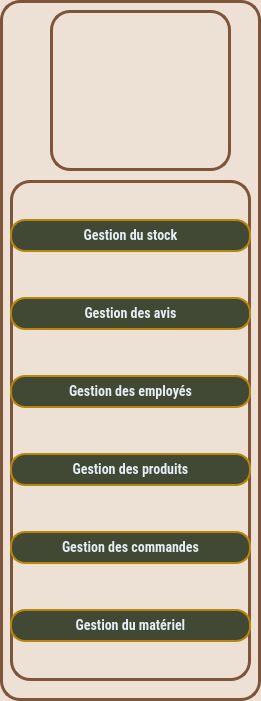
   <widget class="QFrame" name="SideBar">
    <property name="geometry">
     <rect>
      <x>40</x>
      <y>20</y>
      <width>261</width>
      <height>701</height>
     </rect>
    </property>
    <property name="styleSheet">
     <string notr="true">background-color:#EDE0D4;
color:rgb(0,0,0);
border: 3px solid #7F5539;   /* Bleu roi (Royal Blue) */
border-radius: 20px;</string>
    </property>
    <property name="frameShape">
     <enum>QFrame::Shape::StyledPanel</enum>
    </property>
    <property name="frameShadow">
     <enum>QFrame::Shadow::Raised</enum>
    </property>
    <widget class="QWidget" name="verticalWidget" native="true">
     <property name="geometry">
      <rect>
       <x>10</x>
       <y>180</y>
       <width>241</width>
       <height>501</height>
      </rect>
     </property>
     <layout class="QVBoxLayout" name="verticalLayout">
      <item>
       <widget class="QPushButton" name="GestionStock">
        <property name="font">
         <font>
          <family>Roboto Condensed</family>
          <pointsize>-1</pointsize>
          <bold>true</bold>
         </font>
        </property>
        <property name="styleSheet">
         <string notr="true">QPushButton {
    background-color: #414833;   /* Or brillant */
    color: #E5EEF5;
    font-weight: bold;
    font-size: 14px;
    border-radius: 15px;
    padding: 6px 15px;
    font-family: &quot;Roboto Condensed&quot;;
    border: 2px solid #b8860b;   /* Or foncé */
}
QPushButton:hover {
          background-color: #656D4A;
          border: 2px solid #656D4A;
 }
QPushButton::checked {
          background-color: #656D4A;
          border: 2px solid #656D4A;
}</string>
        </property>
        <property name="text">
         <string>Gestion du stock</string>
        </property>
        <property name="checkable">
         <bool>true</bool>
        </property>
        <property name="checked">
         <bool>false</bool>
        </property>
        <property name="autoExclusive">
         <bool>true</bool>
        </property>
       </widget>
      </item>
      <item>
       <widget class="QPushButton" name="GestionReclamations">
        <property name="font">
         <font>
          <family>Roboto Condensed</family>
          <pointsize>-1</pointsize>
          <bold>true</bold>
         </font>
        </property>
        <property name="styleSheet">
         <string notr="true">QPushButton {
    background-color: #414833;   /* Or brillant */
    color: #E5EEF5;
    font-weight: bold;
    font-size: 14px;
    border-radius: 15px;
    padding: 6px 15px;
    font-family: &quot;Roboto Condensed&quot;;
    border: 2px solid #b8860b;   /* Or foncé */
}
QPushButton:hover {
          background-color: #656D4A;
          border: 2px solid #656D4A;
 }
QPushButton::checked {
          background-color: #656D4A;
          border: 2px solid #656D4A;
}</string>
        </property>
        <property name="text">
         <string>Gestion des avis</string>
        </property>
        <property name="checkable">
         <bool>true</bool>
        </property>
        <property name="autoExclusive">
         <bool>true</bool>
        </property>
       </widget>
      </item>
      <item>
       <widget class="QPushButton" name="GestionEmployes">
        <property name="font">
         <font>
          <family>Roboto Condensed</family>
          <pointsize>-1</pointsize>
          <bold>true</bold>
         </font>
        </property>
        <property name="styleSheet">
         <string notr="true">QPushButton {
    background-color: #414833;   /* Or brillant */
    color: #E5EEF5;
    font-weight: bold;
    font-size: 14px;
    border-radius: 15px;
    padding: 6px 15px;
    font-family: &quot;Roboto Condensed&quot;;
    border: 2px solid #b8860b;   /* Or foncé */
}
QPushButton:hover {
          background-color: #656D4A;
          border: 2px solid #656D4A;
 }
QPushButton::checked {
          background-color: #656D4A;
          border: 2px solid #656D4A;
}</string>
        </property>
        <property name="text">
         <string>Gestion des employés</string>
        </property>
        <property name="checkable">
         <bool>true</bool>
        </property>
        <property name="autoExclusive">
         <bool>true</bool>
        </property>
       </widget>
      </item>
      <item>
       <widget class="QPushButton" name="GestionProduits">
        <property name="font">
         <font>
          <family>Roboto Condensed</family>
          <pointsize>-1</pointsize>
          <bold>true</bold>
         </font>
        </property>
        <property name="styleSheet">
         <string notr="true">QPushButton {
    background-color: #414833;   /* Or brillant */
    color: #E5EEF5;
    font-weight: bold;
    font-size: 14px;
    border-radius: 15px;
    padding: 6px 15px;
    font-family: &quot;Roboto Condensed&quot;;
    border: 2px solid #b8860b;   /* Or foncé */
}
QPushButton:hover {
          background-color: #656D4A;
          border: 2px solid #656D4A;
 }
QPushButton::checked {
          background-color: #656D4A;
          border: 2px solid #656D4A;
}</string>
        </property>
        <property name="text">
         <string>Gestion des produits</string>
        </property>
        <property name="checkable">
         <bool>true</bool>
        </property>
        <property name="autoExclusive">
         <bool>true</bool>
        </property>
       </widget>
      </item>
      <item>
       <widget class="QPushButton" name="GestionCommandes">
        <property name="font">
         <font>
          <family>Roboto Condensed</family>
          <pointsize>-1</pointsize>
          <bold>true</bold>
         </font>
        </property>
        <property name="styleSheet">
         <string notr="true">QPushButton {
    background-color: #414833;   /* Or brillant */
    color: #E5EEF5;
    font-weight: bold;
    font-size: 14px;
    border-radius: 15px;
    padding: 6px 15px;
    font-family: &quot;Roboto Condensed&quot;;
    border: 2px solid #b8860b;   /* Or foncé */
}
QPushButton:hover {
          background-color: #656D4A;
          border: 2px solid #656D4A;
 }
QPushButton::checked {
          background-color: #656D4A;
          border: 2px solid #656D4A;
}</string>
        </property>
        <property name="text">
         <string>Gestion des commandes</string>
        </property>
        <property name="checkable">
         <bool>true</bool>
        </property>
        <property name="autoExclusive">
         <bool>true</bool>
        </property>
       </widget>
      </item>
      <item>
       <widget class="QPushButton" name="GestionMateriels">
        <property name="font">
         <font>
          <family>Roboto Condensed</family>
          <pointsize>-1</pointsize>
          <bold>true</bold>
         </font>
        </property>
        <property name="styleSheet">
         <string notr="true">QPushButton {
    background-color: #414833;   /* Or brillant */
    color: #E5EEF5;
    font-weight: bold;
    font-size: 14px;
    border-radius: 15px;
    padding: 6px 15px;
    font-family: &quot;Roboto Condensed&quot;;
    border: 2px solid #b8860b;   /* Or foncé */
}
QPushButton:hover {
          background-color: #656D4A;
          border: 2px solid #656D4A;
 }
QPushButton::checked {
          background-color: #656D4A;
          border: 2px solid #656D4A;
}</string>
        </property>
        <property name="text">
         <string>Gestion du matériel</string>
        </property>
        <property name="checkable">
         <bool>true</bool>
        </property>
        <property name="autoExclusive">
         <bool>true</bool>
        </property>
       </widget>
      </item>
     </layout>
    </widget>
    <widget class="QLabel" name="label">
     <property name="geometry">
      <rect>
       <x>50</x>
       <y>10</y>
       <width>181</width>
       <height>161</height>
      </rect>
     </property>
     <property name="styleSheet">
      <string notr="true">image: url(:/images/wood-removebg-preview.png);</string>
     </property>
     <property name="text">
      <string/>
     </property>
     <property name="scaledContents">
      <bool>true</bool>
     </property>
    </widget>
   </widget>
